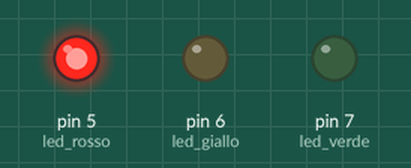
The sketch below on a simulated Arduino Uno, built with avr-gcc and run on an emulated ATmega328P. Shown: output pins drawn as LEDs (lit = HIGH).

Above: at 2.5 s.
At 7.0 s:
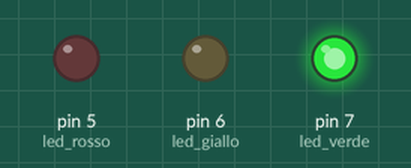
At 10.5 s:
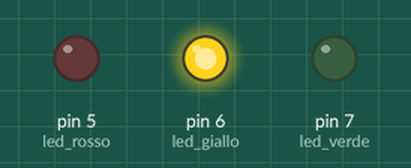
Timing chart, 0 to 15.6 s (numbered marks = the images above):
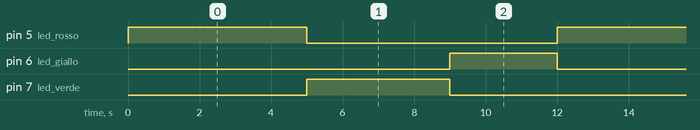

Measured:
- by itself, pin 5 (led_rosso): alternates HIGH for 5.0 s and LOW for 7.0 s
- by itself, pin 6 (led_giallo): alternates HIGH for 3.0 s and LOW for 9.0 s
- by itself, pin 7 (led_verde): alternates HIGH for 4.0 s and LOW for 8.0 s

The sketch:

lezione_semaforo.ino
```cpp
//I.I.S. Edoardo Amaldi, Liceo Scientifico
//sketch "semaforo" per la lezione "Introduzione ad Arduino"
//by Alfonso Maria Giorgini

//ASSOCIO IL PIN AL NOME DEL COLORE DEL LED
int led_rosso = 5;
int led_giallo = 6;
int led_verde = 7;

void setup() {
  //definisco se il pin è output oppure input
  pinMode(led_rosso, OUTPUT);
  pinMode(led_giallo, OUTPUT);
  pinMode(led_verde, OUTPUT);
}

void loop() {
  digitalWrite(led_rosso, HIGH);
  delay(5000);
  digitalWrite(led_rosso, LOW);
  digitalWrite(led_verde, HIGH);
  delay(4000);
  digitalWrite(led_verde, LOW);
  digitalWrite(led_giallo, HIGH);
  delay(3000);
  digitalWrite(led_giallo, LOW);

}
```
